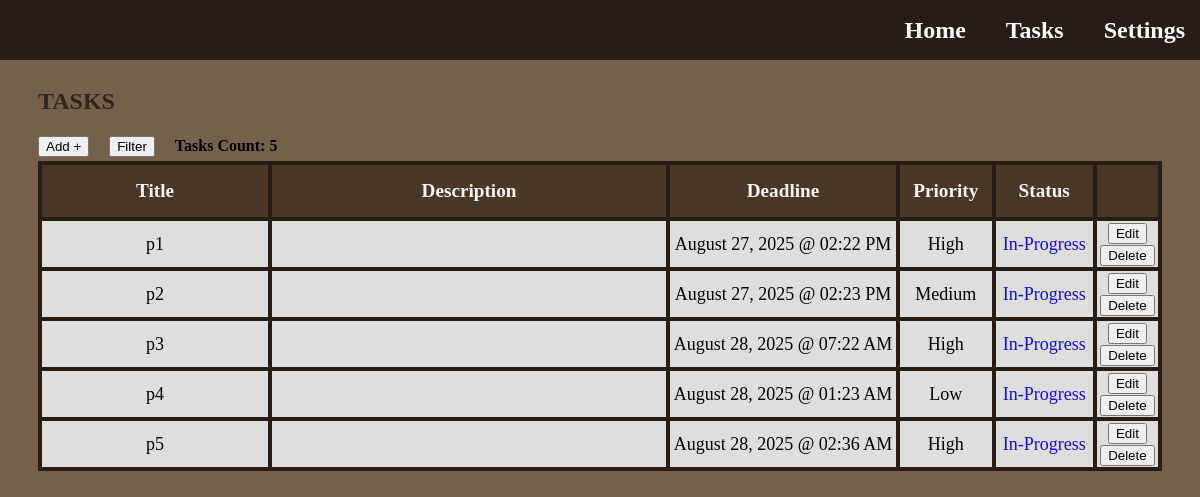
/tasks (signed in), run on an earlier commit of the app's database.
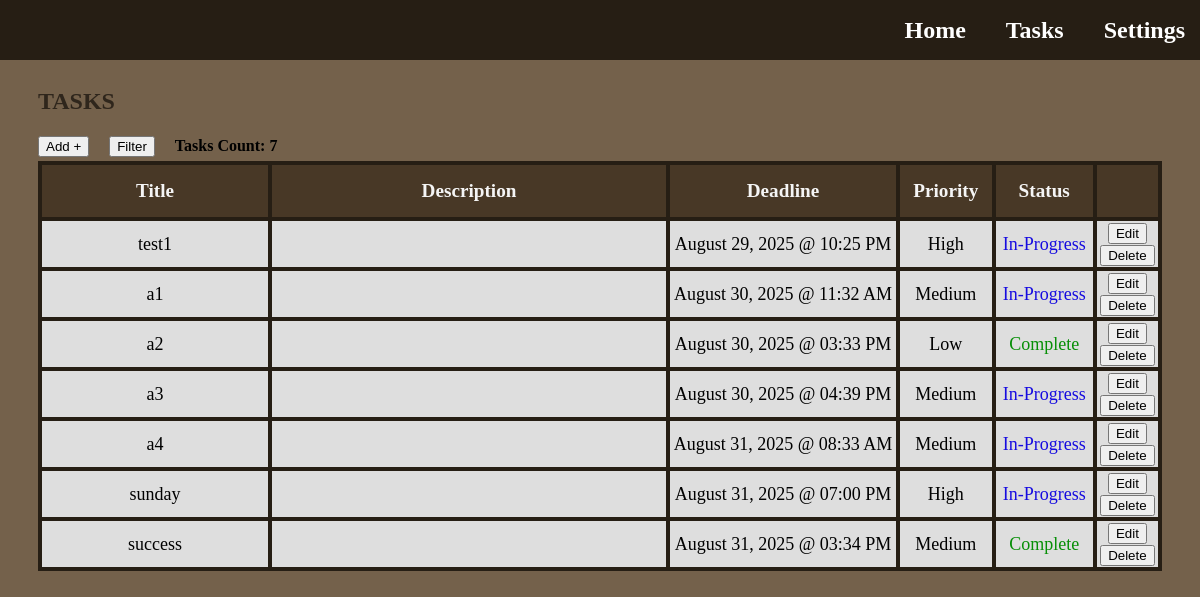
And on a later commit of the database.
### app.py (models this page shows)
class Task(db.Model):
    id = db.Column(db.Integer, primary_key=True)
    title = db.Column(db.String(128), nullable=False)
    description = db.Column(db.Text, nullable=True)
    priority = db.Column(db.String(50), nullable=False)
    deadline = db.Column(db.DateTime(timezone=True), nullable=True)
    status = db.Column(db.String(50), nullable=False, default='In-Progress')
    set_today_reminder = db.Column(db.Boolean, nullable=False, default=True)
    set_tomorrow_reminder = db.Column(db.Boolean, nullable=False, default=True)
    user_id = db.Column(db.Integer, db.ForeignKey('user.id'), nullable=False)
    user = db.relationship('User', backref=db.backref('tasks', lazy=True))

### app.py (the view, shortened to what this page needs)
@app.route('/tasks')
def tasks():
    user_id = session['user_id']
    sort_title = session.get('sort_title')
    sort_type = session.get('sort_type')
    filter_priorities = session.get('filter_priorities', [])
    filter_status = session.get('filter_status', [])
    filter_months = session.get('filter_months', [])
    filter_year = session.get('filter_year', None)
    filter_day = session.get('filter_day', None)
    priority_order_descending = case(
        (Task.priority == 'High', 1),
        (Task.priority == 'Medium', 2),
        (Task.priority == 'Low', 3),
    )
    priority_order_ascending = case(
        (Task.priority == 'Low', 1),
        (Task.priority == 'Medium', 2),
        (Task.priority == 'High', 3),
    )
    status_order_complete = case(
        (Task.status == 'Complete', 1),
        (Task.status == 'In-Progress', 2)
    )
    status_order_in_progress = case(
        (Task.status == 'In-Progress', 1),
        (Task.status == 'Complete', 2)
    )
    query = Task.query.filter_by(user_id=user_id)
    if filter_priorities: # Only true if not empty
        query = query.filter(Task.priority.in_(filter_priorities)) # Filter by checked priorities within given priority list
    if filter_status:
        query = query.filter(Task.status.in_(filter_status)) # Filter by checked status within given status list
    if filter_months:
        query = query.filter(extract('month', Task.deadline).in_(filter_months)) # Filter by checked months within given months list; extract(...) - returns month number from Task columns and matches to filter months list
    if filter_year:
        query = query.filter(extract('year', Task.deadline) == filter_year) # Filter by typed year; extracts year from deadline column in database
    if filter_day:
        query = query.filter(extract('day', Task.deadline) == filter_day) # Filter by typed day; extracts day from deadline column in database
    user_tasks = query.all()  # Get all tasks for this user according to the id, default order is by date task was created from earliest to latest
    user_tasks_count = query.count() # Gets the total count of tasks of the user
    return render_template('tasks.html', tasks=user_tasks, count=user_tasks_count, sort_title=sort_title, sort_type=sort_type, filter_priorities=filter_priorities, filter_status=filter_status, filter_months=filter_months, filter_year=filter_year, filter_day=filter_day)

### templates/tasks.html (shortened to what this page needs)
{% extends "base.html" %}
{% block content %}
  <h1 class="title-page">Tasks</h1>
  <div class="task-features">
    <button href="#" type="button" class="add-button" onclick="openPopup('add-task')">Add +</button>
    <button type="button" class="filter-sort-button" onclick="openPopup('filter-sort-task')">Filter</button>
    <h4>Tasks Count: {{ count }} </h2>
  </div>
  <section class="tasks-section">
      <table class="tasks-table">
        <thead class="table-header">
          <tr>
              <th class="task-title">Title</th>
              <th class="task-description">Description</th>
              <th class="task-deadline">Deadline</th>
              <th class="task-priority">Priority</th>
              <th class="task-status">Status</th>
              <th class="task-options"></th>
          </tr>
        </thead>
        <tbody id="task-body">
          {% for task in tasks %}
          <tr id="task-row">
            <td>{{ task.title }}</td>
            <td>{{ task.description }}</td>
            <td>{{ task.deadline.strftime('%B %d, %Y @ %I:%M %p')  }}</td>
            <td>{{ task.priority }}</td>
            <td class="task-status-data">
              <a href="{{ url_for('change_task_status', task_id=task.id)}}"
              class="task-status {{ task.status | lower | replace(' ', '-') }}">
                {{ task.status }}
              </a>
            </td>
            <td>
              <a>
                <button type="button" class="edit-button" onclick="openEditPopup(this, 'edit-task')"
                  data-id="{{ task.id }}"
                  data-title="{{ task.title }}"
                  data-description="{{ task.description }}"
                  data-priority="{{ task.priority }}"
                  data-deadline="{{ task.deadline.strftime('%B %d %Y @ %I:%M %p')  }}"
                  >
                  Edit
                </button>
              </a>
              <a href="{{ url_for('delete_task', task_id=task.id)}}">
                <button type="button" class="delete-button">Delete</button>
              </a>
            </td>
          </tr>
          {% else %}
          <tr>
            <td colspan="6">No tasks available.</td>
          </tr>
          {% endfor %}
        </tbody>
      </table>
  </section>
{% endblock %}

### templates/base.html (shortened to what this page needs)
<!DOCTYPE html>
<html lang="en">
<head>
    <link rel="stylesheet" href="{{ url_for('static', filename='style.css') }}">
</head>
<body class="homepage">
    <header class="navbar">
        <nav class="navbar-links">
            <a href="{{ url_for('home') }}">Home</a>
            <a href="{{ url_for('tasks') }}">Tasks</a>
            <a href="{{ url_for('settings') }}">Settings</a>
        </nav>
    </header>
    <main>
        {% block content %}{% endblock %}
    </main>
</body>
</html>

### static/style.css (style rules this page uses)
html, body { min-width: 800px; overflow-x: auto; }
.title-page { margin-top: 80px; margin-left: 30px; font-size: x-large; font-weight: bolder; text-transform: uppercase; font-family: 'Lucida Handwriting'; color: #2f261c; }
.homepage { background-color: #74614b; }
.navbar { background-color: #261e14; position: fixed; top: 0; left: 0; width: 100%; height: 60px; padding-left: 5px; display: flex; justify-content: flex-end; align-items: center; z-index: 1000; }
.navbar-links { display: flex; gap: 20px; }
.navbar-links a { font-family: 'Lucida Handwriting'; color: white; margin-right: 20px; font-weight: bold; font-size: 24px; text-decoration: none; }
.tasks-section { margin-left: 30px; margin-right: 30px; display: flex; justify-content: center; }
.tasks-table { border-collapse: collapse; width: 100%; height: 50%; table-layout: fixed; }
.tasks-table th, .tasks-table td { border: 4px solid #261e14; color: black; font-size: large; text-align: center; background: rgb(222, 222, 222); }
.tasks-table th { color: whitesmoke; font-weight: bolder; font-size: larger; height: 50px; background-color: #483826; }
.task-title { width: 20%; }
.task-description { white-space: normal; word-break: break-word; max-width: 400px; width: 35%; }
.task-deadline { width: 20%; }
.task-priority { width: 8%; }
.task-status { width: 8.5%; }
.task-options { width: 8.5; }
.task-status-data { text-decoration: none; color: white }
.task-status.complete { color: rgb(7, 143, 7); text-decoration: none; }
.task-status.in-progress { color: rgb(22, 11, 224); text-decoration: none; }
.task-features { margin-left: 30px; margin-right: 30px; height: 30px; display: flex; justify-content: flex-start; align-items: center; gap: 20px; }
.add-button { color: black; text-decoration: none; }

What changed in the data, as far as the page shows it:
removed Task: title "p3", deadline "August 28, 2025 @ 07:22 AM", priority "High", status "In-Progress"
changed Task: title "p1" → "test1"; deadline "August 27, 2025 @ 02:22 PM" → "August 29, 2025 @ 10:25 PM"
changed Task: title "p2" → "a1"; deadline "August 27, 2025 @ 02:23 PM" → "August 30, 2025 @ 11:32 AM"
added Task: title "a2", deadline "August 30, 2025 @ 03:33 PM", priority "Low", status "Complete"
changed Task: title "p4" → "a3"; deadline "August 28, 2025 @ 01:23 AM" → "August 30, 2025 @ 04:39 PM"; priority "Low" → "Medium"
changed Task: title "p5" → "a4"; deadline "August 28, 2025 @ 02:36 AM" → "August 31, 2025 @ 08:33 AM"; priority "High" → "Medium"
added Task: title "sunday", deadline "August 31, 2025 @ 07:00 PM", priority "High", status "In-Progress"
added Task: title "success", deadline "August 31, 2025 @ 03:34 PM", priority "Medium", status "Complete"
Also different on the page:
{{ count }}: "5" → "7"
